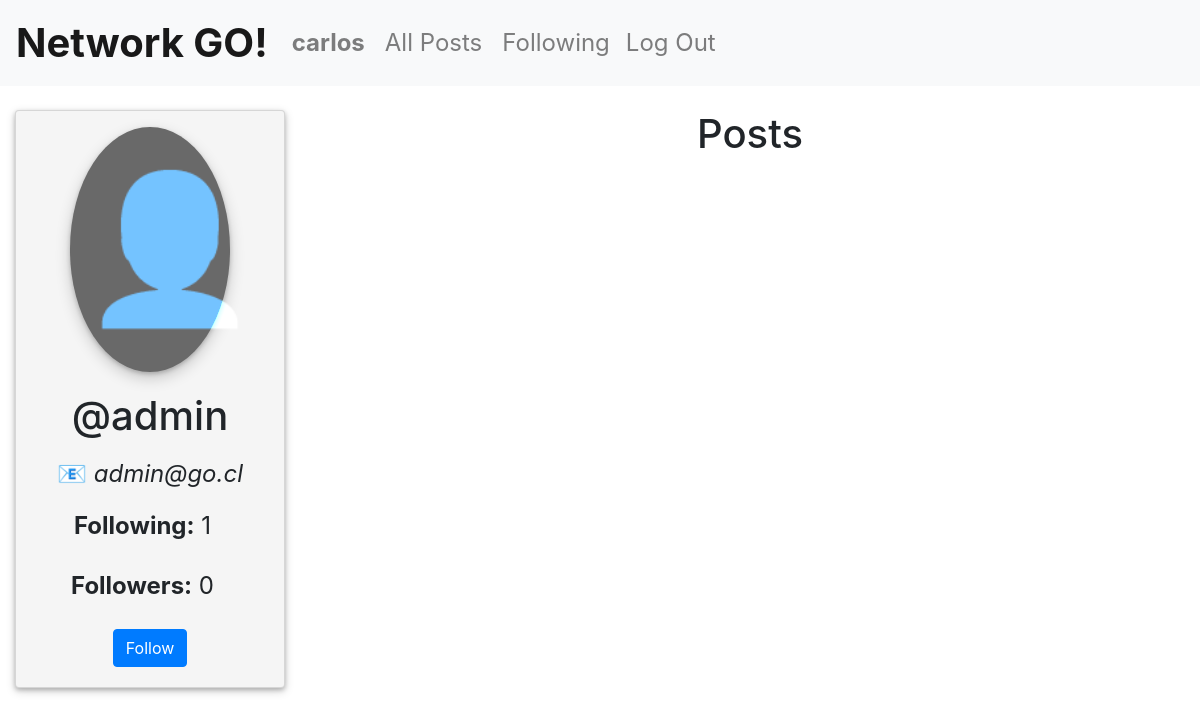
The app's page /profile/admin (signed in), older data.
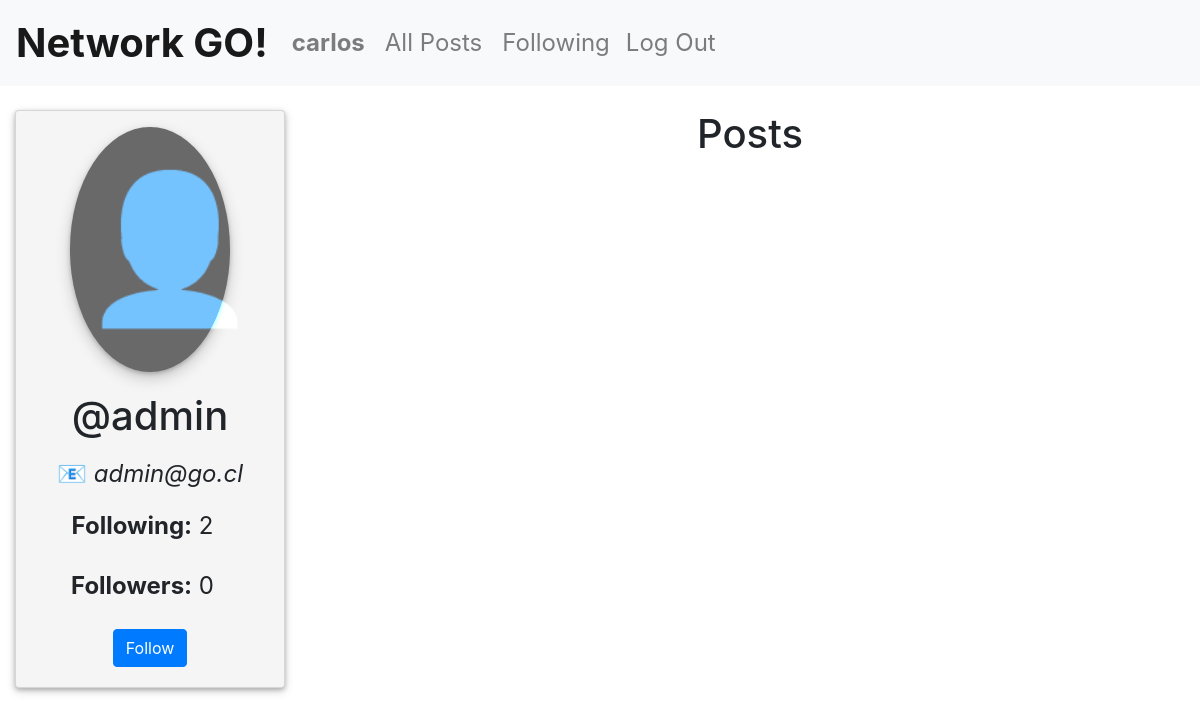
The same page, newer data.
### network/models.py (models this page shows)
class User(AbstractUser):
    following = models.ManyToManyField("User", related_name='followers')

### network/views.py (the view, shortened to what this page needs)
# urls.py: path("profile/<str:username>", views.profile, name="profile"), #GET or PUT
@login_required
def profile(request, username):
    try:
        user = User.objects.get(username=username)
    except User.DoesNotExist:
        return HttpResponseNotFound(f"<h1>User '{username}' does not exist</h1>")
    if request.method == 'GET':
        return render(request, "network/profile.html", {
                "profile_user": user
            })
    else:
        return JsonResponse({
            "error": "GET or PUT request required."
        }, status=400)

### network/templates/network/profile.html (shortened to what this page needs)
{% extends "network/layout.html" %}
{% load static %}
{% block body %}
    <div class="container-fluid mt-4">
        <div class="row justify-content-center">
                <div id="profile-view" class="col-3">
                    <div class="card">
                        <div id="profile-img" class="card-img-top  mt-3"><label>👤</label></div>
                        <div class="card-body">
                            <h1 class="card-title text-center">@{{ profile_user.username }}</h1>
                            <p class="card-text">&#128231;<i> {{ profile_user.email }}</i></p>
                            <p class="col"><label><b>Following:</b></label> <label id="following-count"> {{profile_user.following.all | length }} </label></p>
                            <p class="col"><label><b>Followers:</b></label> <label id="followers-count"> {{profile_user.followers.all | length }} </label></p>
                            {% if user.username != profile_user.username %}
                                {% if profile_user in user.following.all %}
                                    <button id="follow-btn" class="btn btn-primary">Unfollow</button>
                                {% else %}
                                    <button id="follow-btn" class="btn btn-primary">Follow</button>
                                {% endif %}
                            {% endif %}
                        </div>
                    </div>
                </div>
                <div id="posts-view" class="col-9">
                    <h1 id="posts-title" class="title">Posts</h1>
                </div>
        </div>
    </div>
{% endblock %}

Row changes from the older to the newer data that the page shows:
changed User "admin": following.all|length "1" → "2"
